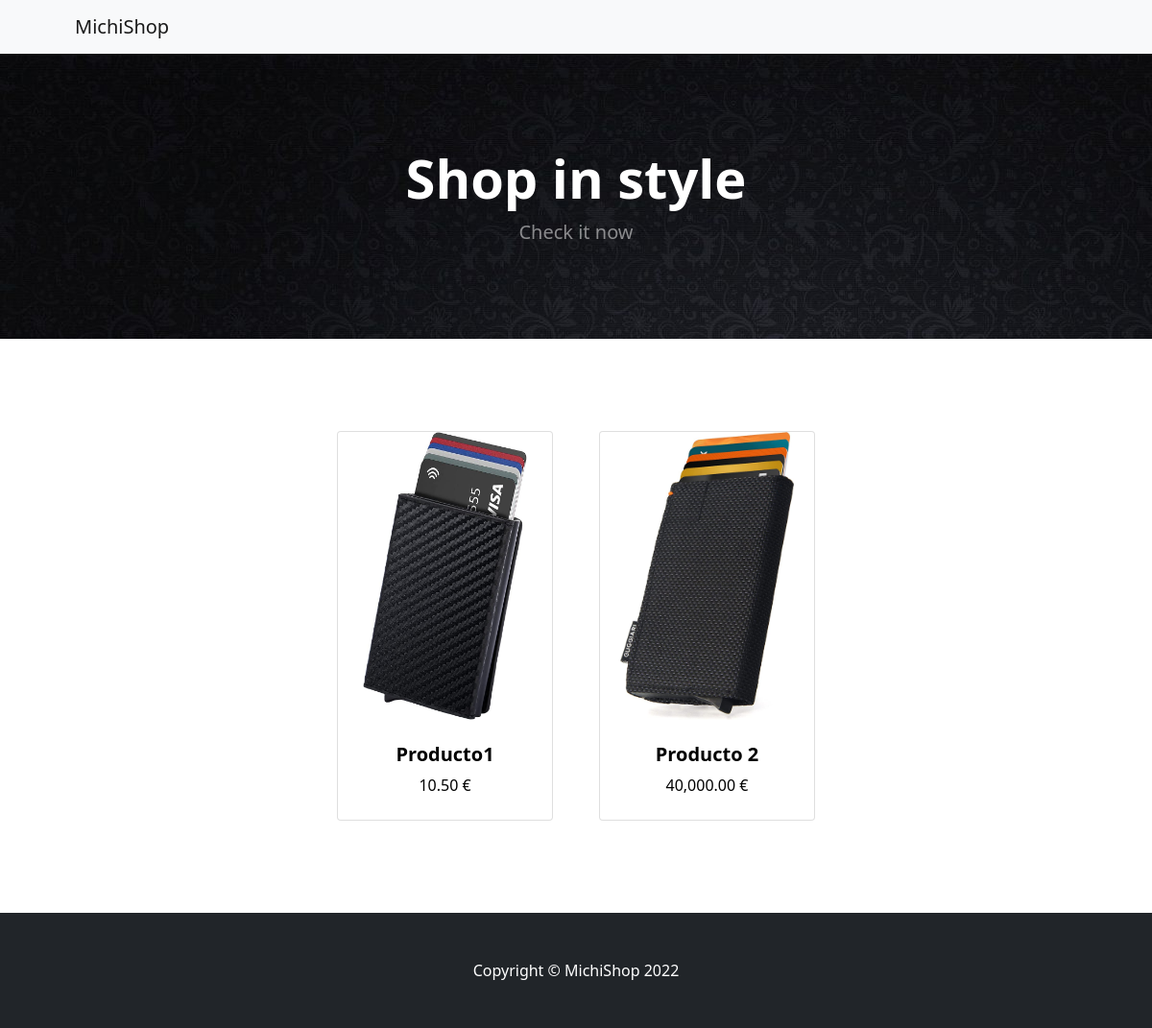
Before: / with the older database file.
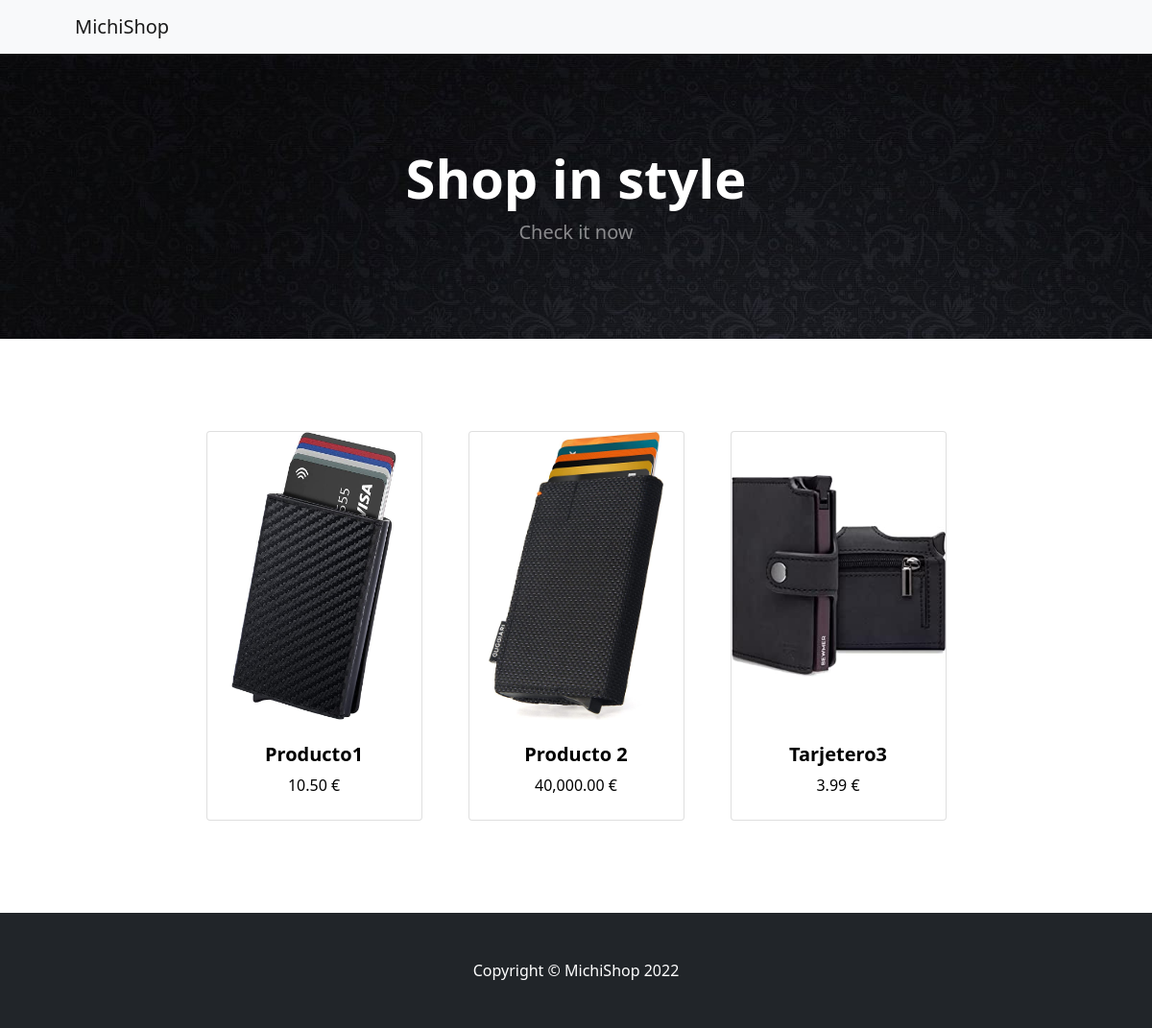
After: the same page with the newer database file.
### affiliate/models.py (models this page shows, shortened)
class Product(models.Model):
    name = models.CharField(max_length=50)
    description = models.TextField(blank=True, null=True)
    price = models.FloatField()
    image = models.ImageField(upload_to="products", blank=True, null=True)
    link = models.TextField(blank=True, null=True)
    @property
    def imageURL(self):
    	try:
    		url = self.image.url
    		print(url)
    	except:
    		url = ''
    	return url

### affiliate/views.py (the view)
# urls.py: path('', views.home, name="home")
def home(request):
	products = Product.objects.all()
	context = {
		'products' : products
		}
	return render(request, 'home.html', context)

### affiliate/templates/home.html (shortened to what this page needs)
{% load static %}
{% load humanize %}
<!DOCTYPE html>
<html lang="en">
    <head>
        <link href="https://cdn.jsdelivr.net/npm/bootstrap-icons@1.5.0/font/bootstrap-icons.css" rel="stylesheet" />
        <link href="{% static 'affiliate/css/styles.css' %}" rel="stylesheet" />
    </head>
    <body>
        <nav class="navbar navbar-expand-lg navbar-light bg-light">
            <div class="container px-4 px-lg-5">
                <a class="navbar-brand" href="">MichiShop</a>
            </div>
        </nav>
        <header class="bg-dark py-5" style="background-image: url('{% static 'affiliate/images/fondo2.jpg' %}');">
            <div class="container px-4 px-lg-5 my-5" >
                <div class="text-center text-white">
                    <h1 class="display-4 fw-bolder">Shop in style</h1>
                    <p class="lead fw-normal text-white-50 mb-0">Check it now</p>
                </div>
            </div>
        </header>
        <section class="py-5">
            <div class="container px-4 px-lg-5 mt-5">
                <div class="row gx-4 gx-lg-5 row-cols-2 row-cols-md-3 row-cols-xl-4 justify-content-center">
                    {% for product in products %}
                    <div class="col mb-5">
                        <div class="card h-100">
                            <a href="{{product.link}}" style="text-decoration: none;color:black;">
                                <img class="card-img-top" src="{% static product.imageURL %}" style="object-fit: contain;height: 300px;" />
                                <div class="card-body p-4" style="vertical-align:sbottom;">
                                    <div class="text-center" >
                                        <h5 class="fw-bolder">{{product.name}}</h5>
                                        {{product.price|floatformat:2|intcomma}} €
                                    </div>
                                </div>
                            </a>
                        </div>
                    </div>
                {% endfor %}
                </div>
            </div>
        </section>
        <footer class="py-5 bg-dark">
            <div class="container"><p class="m-0 text-center text-white">Copyright &copy; MichiShop 2022</p></div>
        </footer>
    </body>
</html>

Changed rows visible on the page:
added Product: image (picture), name "Tarjetero3", price "3.99"
